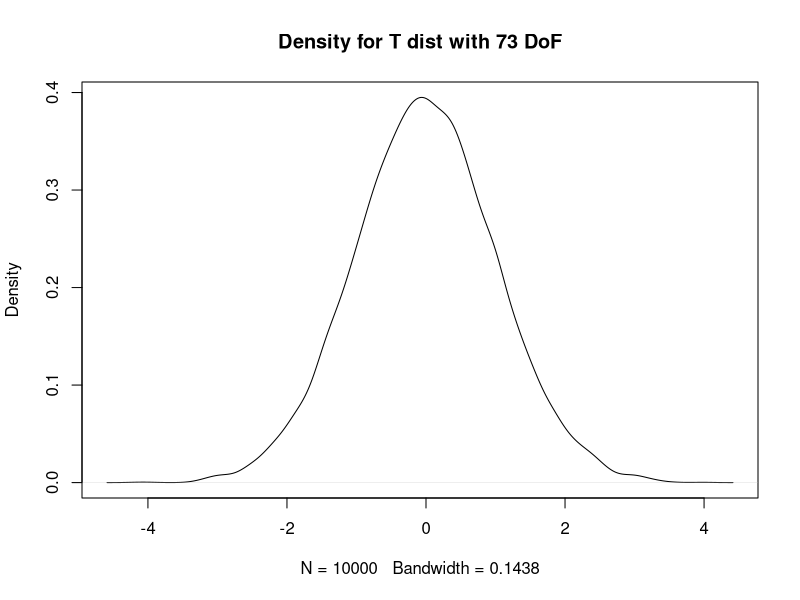
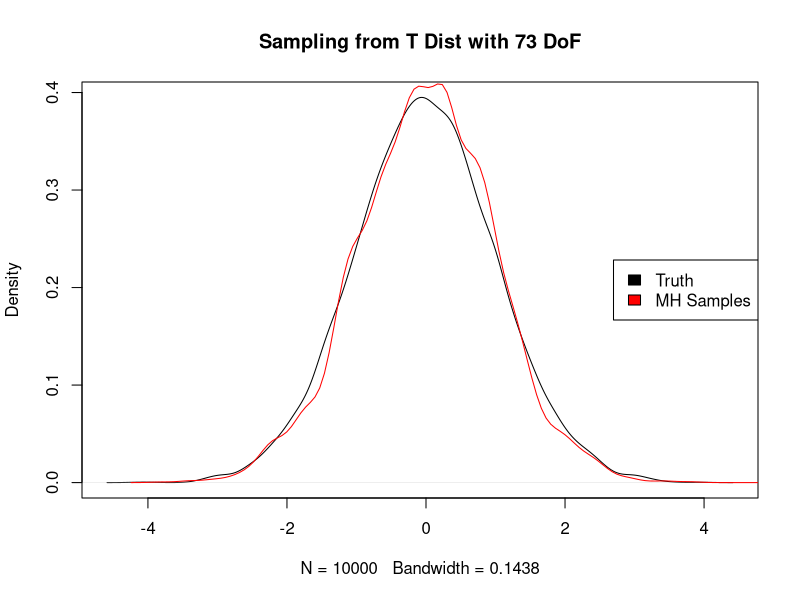
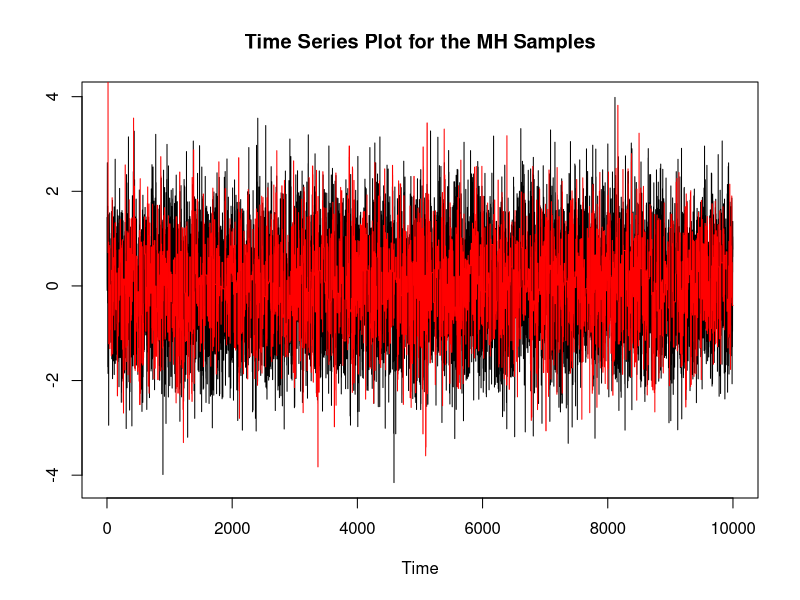

These charts were generated, in order, by the following R code:
# Implementing a toy problem using Metropolois-Hastings Algorithm
set.seed(42)
##############################
# Problem : We want to run the MH algorithm to sample from a t dist.

N <- 1e4
k <- 73
iid.samples <- rt(n = N, df = k)
plot(density(iid.samples), main = paste("Density for T dist with",k,"DoF"))

# Density function is dt

##############################


##############################
# Solution : 
t_mh <- function(N = 1e3, k, h){
  
  out.vect <- numeric(length = N)
  acc.prob <- 0
  out.vect[1] <- 30
  
  for(t in 2:N){
    prop.curr <- rnorm(1,out.vect[t-1],sqrt(h))
    
    alpha <- dt(prop.curr, k)/dt(out.vect[t-1],k)
    
    U.curr <- runif(1)
    if(U.curr <= alpha){
      out.vect[t] <- prop.curr
      acc.prob <- acc.prob + 1
    }
    else{
      out.vect[t] <- out.vect[t-1]
    }
  }
  
  print(acc.prob/N)
  return(out.vect)
}

chain <- t_mh(N,k,20)
plot(density(iid.samples), main = "Sampling from T Dist with 73 DoF")
lines(density(chain), col = "red")
legend("right", c("Truth", "MH Samples"), fill = c("black","red" ))

plot.ts(iid.samples, ylab = "", main = "Time Series Plot for the MH Samples")
lines(1:N,chain,col = "red")
##############################